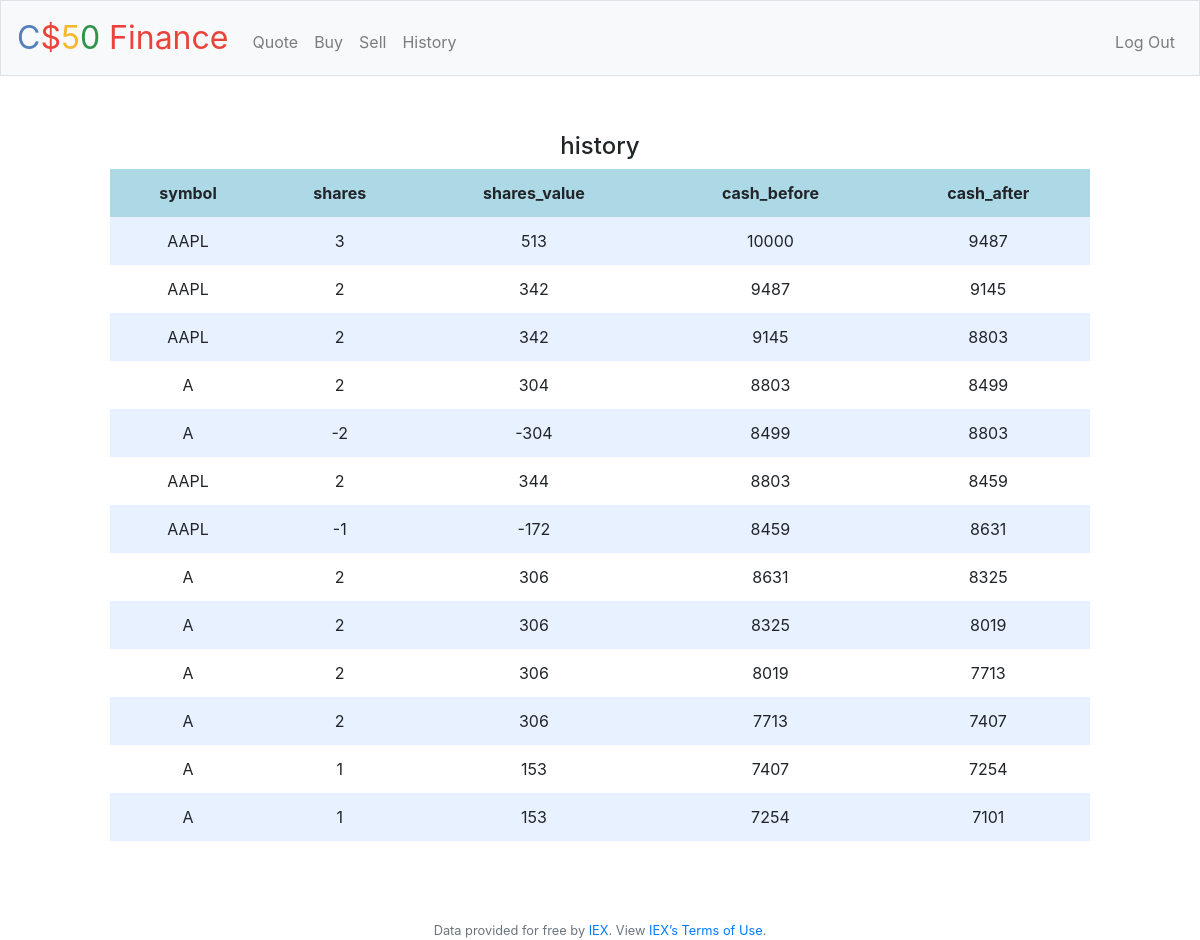
Screenshot of /history (signed in) with the database file from the repository.
### tables this page shows
CREATE TABLE stocks (id INTEGER, username TEXT NOT NULL, shares NUMERIC NOT NULL DEFAULT 10000.00, shares_value NUMERIC NOT NULL, symbol TEXT NOT NULL, cash NUMERIC NOT NULL DEFAULT 10000.00, rest NUMERIC NOT NULL, PRIMARY KEY(id));

### application.py (the view)
@app.route("/history")
@login_required
def history():
    username = session.get("username")
    tables=db.execute("SELECT * FROM stocks WHERE username = ?", username)
    return render_template("history.html",tables=tables)

### application.py (called while the page is built)
@app.after_request
def after_request(response):
    response.headers["Cache-Control"] = "no-cache, no-store, must-revalidate"
    response.headers["Expires"] = 0
    response.headers["Pragma"] = "no-cache"
    return response

### helpers.py (called while the page is built)
def login_required(f):
    @wraps(f)
    def decorated_function(*args, **kwargs):
        if session.get("user_id") is None:
            return redirect("/login")
        return f(*args, **kwargs)
    return decorated_function

### templates/history.html (shortened to what this page needs)
{% extends "layout.html" %}
{% block main %}
    <div class="section">
        <h4>history</h4>
                <table>
                    <thead>
                        <tr>
                            <th>symbol</th>
                            <th>shares</th>
                            <th>shares_value</th>
                            <th>cash_before</th>
                            <th>cash_after</th>
                        </tr>
                    </thead>
                    <tbody>
                    {% for table in tables %}
                        <tr>
                            <td>{{table.symbol}}</td>
                            <td>{{table.shares}}</td>
                            <td>{{table.shares_value}}</td>
                            <td>{{table.cash}}</td>
                            <td>{{table.rest}}</td>
                        </tr>
                    {% endfor %}
                    </tbody>
                </table>
            </div>
{% endblock %}

### templates/layout.html (shortened to what this page needs)
<!DOCTYPE html>
<html lang="en">
    <head>
        <link rel="stylesheet" href="https://cdn.jsdelivr.net/npm/bootstrap@4.5.3/dist/css/bootstrap.min.css">
        <link href="/static/styles.css" rel="stylesheet">
    </head>
    <body>
        <nav class="navbar navbar-expand-md navbar-light bg-light border">
            <a class="navbar-brand" href="/"><span class="blue">C</span><span class="red">$</span><span class="yellow">5</span><span class="green">0</span> <span class="red">Finance</span></a>
            <div class="collapse navbar-collapse" id="navbar">
                {% if session.user_id %}
                    <ul class="navbar-nav mr-auto mt-2">
                        <li class="nav-item"><a class="nav-link" href="/quote">Quote</a></li>
                        <li class="nav-item"><a class="nav-link" href="/buy">Buy</a></li>
                        <li class="nav-item"><a class="nav-link" href="/sell">Sell</a></li>
                        <li class="nav-item"><a class="nav-link" href="/history">History</a></li>
                    </ul>
                    <ul class="navbar-nav ml-auto mt-2">
                        <li class="nav-item"><a class="nav-link" href="/logout">Log Out</a></li>
                    </ul>
                {% else %}
                    <ul class="navbar-nav ml-auto mt-2">
                        <li class="nav-item"><a class="nav-link" href="/register">Register</a></li>
                        <li class="nav-item"><a class="nav-link" href="/login">Log In</a></li>
                    </ul>
                {% endif %}
            </div>
        </nav>
        <main class="container p-5">
            {% block main %}{% endblock %}
        </main>
        <footer class="small text-center text-muted">
            Data provided for free by <a href="https://iextrading.com/developer">IEX</a>. View <a href="https://iextrading.com/api-exhibit-a/">IEX’s Terms of Use</a>.
        </footer>
    </body>
</html>

### static/styles.css (style rules this page uses)
nav .navbar-brand { font-size: xx-large; }
nav .navbar-brand .blue { color: #537fbe; }
nav .navbar-brand .red { color: #ea433b; }
nav .navbar-brand .yellow { color: #f5b82e; }
nav .navbar-brand .green { color: #2e944b; }
main { overflow-x: auto; text-align: center; }
.section { padding-bottom: 1rem; padding-left: 2rem; padding-right: 2rem; padding-top: 0.5rem; }
table { background-color: transparent; margin-bottom: 1rem; width: 100%; }
thead tr { background-color: lightblue; }
table th, table td { padding: 0.75rem; vertical-align: middle; }
tbody tr:nth-of-type(odd) { background-color: rgb(179, 208, 255, 0.3) }

### rows the page displays
stocks: symbol "AAPL", shares "3", shares_value "513", cash "10000", rest "9487"
stocks: symbol "AAPL", shares "2", shares_value "342", cash "9487", rest "9145"
stocks: symbol "AAPL", shares "2", shares_value "342", cash "9145", rest "8803"
stocks: symbol "A", shares "2", shares_value "304", cash "8803", rest "8499"
stocks: symbol "A", shares "-2", shares_value "-304", cash "8499", rest "8803"
stocks: symbol "AAPL", shares "2", shares_value "344", cash "8803", rest "8459"
stocks: symbol "AAPL", shares "-1", shares_value "-172", cash "8459", rest "8631"
stocks: symbol "A", shares "2", shares_value "306", cash "8631", rest "8325"
stocks: symbol "A", shares "2", shares_value "306", cash "8325", rest "8019"
stocks: symbol "A", shares "2", shares_value "306", cash "8019", rest "7713"
stocks: symbol "A", shares "2", shares_value "306", cash "7713", rest "7407"
stocks: symbol "A", shares "1", shares_value "153", cash "7407", rest "7254"
stocks: symbol "A", shares "1", shares_value "153", cash "7254", rest "7101"
